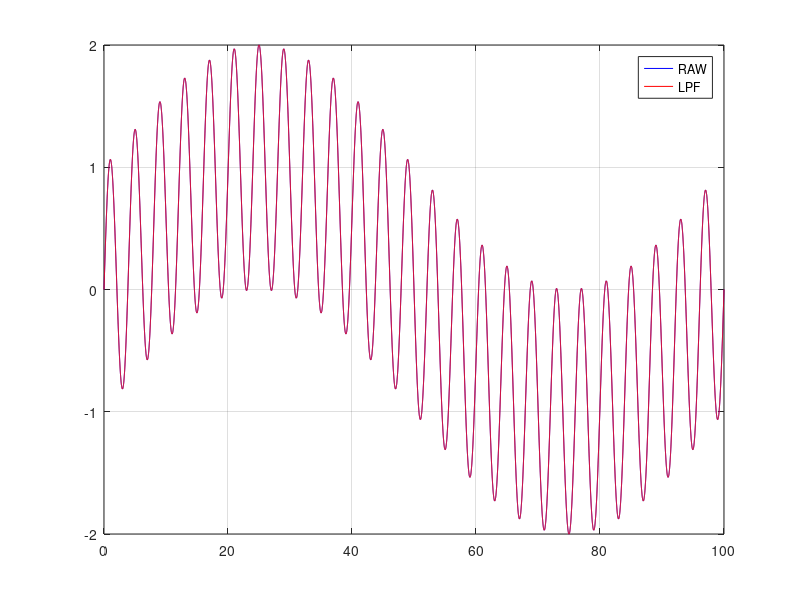

Reproduce this figure in MATLAB.
clc
clear all


hz = 300;
dt = 1/hz;
w = 42.0;
a = dt / (1/w + dt);
% a = 0.999;
fprintf('a = %f\n',a);

t = 0:dt:100;
length = length(t);
real = sin(0.5*pi*t) + sin(0.02*pi*t);

lpf = zeros(1, length);

for k=2:length-1
    lpf(k) = a*lpf(k-1) + (1-a)*real(k);
end


plot(t,real, 'b')

hold on
grid on

plot(t, lpf, 'r')
legend('RAW','LPF')



hold off


